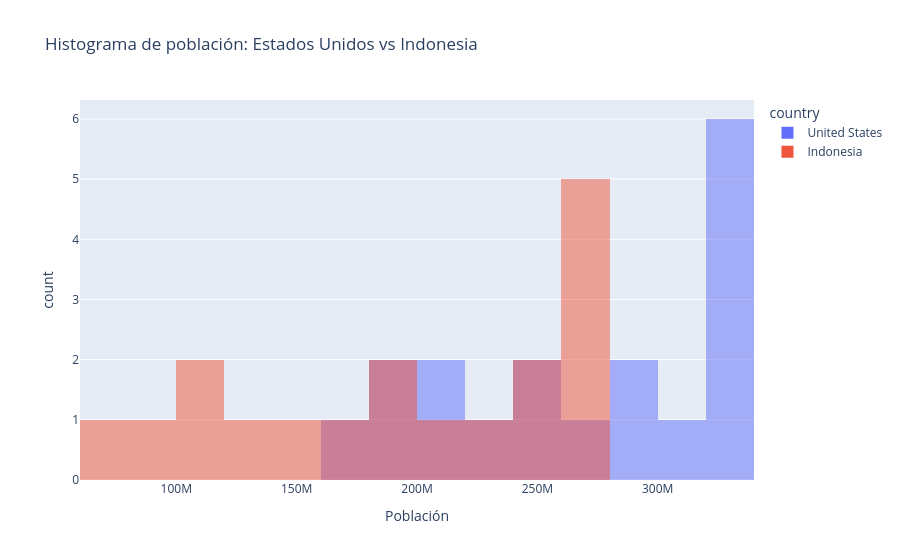

Notebook source saved alongside this figure:
### Code cell
# Convirtiendo de formato ancho a largo
df_hist = df_pivot[['United States', 'Indonesia']].reset_index().melt(
    id_vars='year',
    var_name='country',
    value_name='population'
)

# Creando histogramas interactivos con colores por país
fig = px.histogram(
    df_hist,
    x='population',
    color='country',
    nbins=15,
    barmode='overlay',  # usa 'group' si querés verlos lado a lado
    title='Histograma de población: Estados Unidos vs Indonesia',
    labels={'population': 'Población'}
)

fig.show()

### Figure 1 — Plotly figure (JSON) as saved in the notebook; plotly's stock layout.template omitted (floating-point values rounded to 4 significant figures)
{"data": [{"bingroup": "x", "hovertemplate": "country=United States<br>Población=%{x}<br>count=%{y}<extra></extra>", "legendgroup": "United States", "marker": {"color": "#636efa", "opacity": 0.5, "pattern": {"shape": ""}}, "name": "United States", "nbinsx": 15, "orientation": "v", "showlegend": true, "type": "histogram", "x": [171700000.0, 186700000.0, 199700000.0, 209500000.0, 219100000.0, 229500000.0, 240500000.0, 252100000.0, 265200000.0, 281700000.0, 295000000.0, 309000000.0, 320900000.0, 323000000.0, 325100000.0, 327100000.0, 329100000.0, 331000000.0], "xaxis": "x", "yaxis": "y"}, {"bingroup": "x", "hovertemplate": "country=Indonesia<br>Población=%{x}<br>count=%{y}<extra></extra>", "legendgroup": "Indonesia", "marker": {"color": "#EF553B", "opacity": 0.5, "pattern": {"shape": ""}}, "name": "Indonesia", "nbinsx": 15, "orientation": "v", "showlegend": true, "type": "histogram", "x": [77270000.0, 87750000.0, 100300000.0, 114800000.0, 130700000.0, 147400000.0, 165000000.0, 181400000.0, 196900000.0, 211500000.0, 226300000.0, 241800000.0, 258400000.0, 261600000.0, 264700000.0, 267700000.0, 270600000.0, 273500000.0], "xaxis": "x", "yaxis": "y"}], "layout": {"barmode": "overlay", "legend": {"title": {"text": "country"}, "tracegroupgap": 0}, "title": {"text": "Histograma de población: Estados Unidos vs Indonesia"}, "xaxis": {"anchor": "y", "domain": [0, 1], "title": {"text": "Población"}}, "yaxis": {"anchor": "x", "domain": [0, 1], "title": {"text": "count"}}}}
